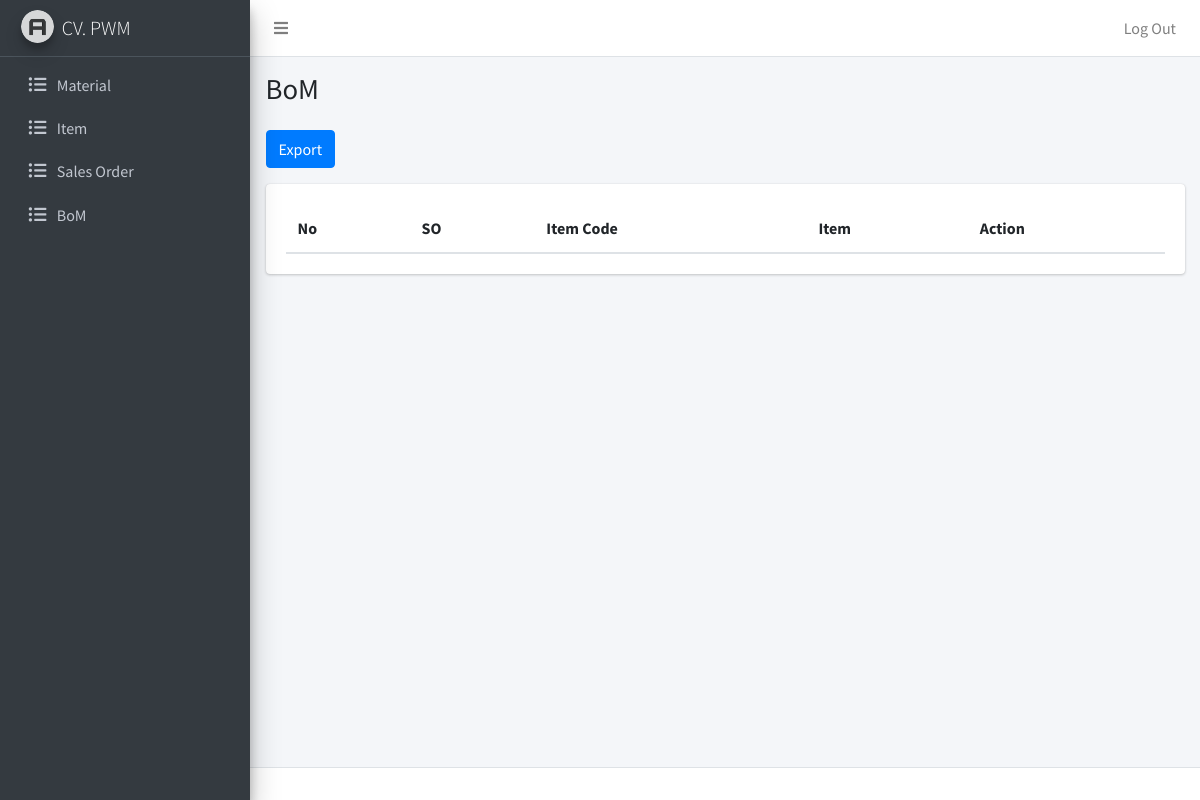
Page /admin/bom.php (signed in) on the earlier database version.
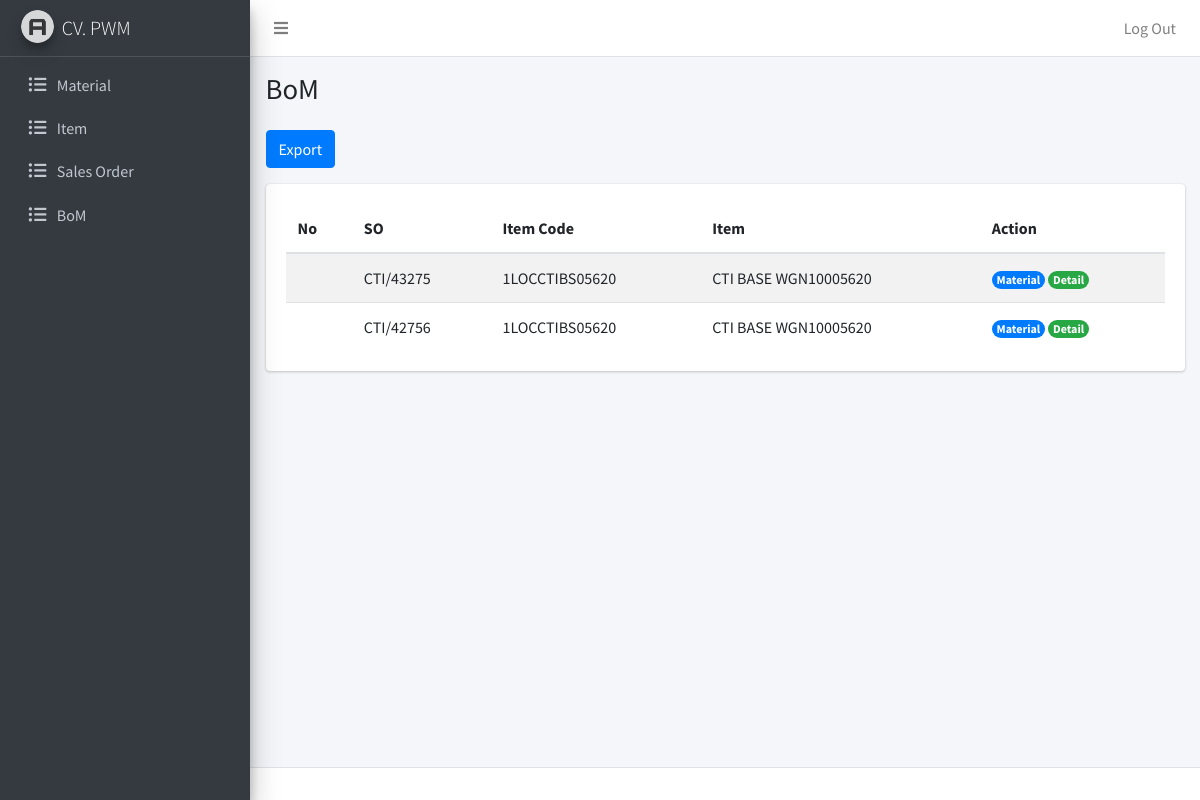
Same page on the later database version.
### tables this page shows
CREATE TABLE `so` (
  `so_id` int(11) NOT NULL,
  `so_item_code` varchar(255) NOT NULL,
  `so_projects` varchar(255) NOT NULL,
  `so_divisi_id` int(11) NOT NULL,
  `so_lot_number` varchar(255) NOT NULL,
  `so_material` varchar(255) NOT NULL,
  `so_quantity` int(11) NOT NULL,
  `so_tinggi` float NOT NULL,
  `so_lebar` float NOT NULL,
  `so_panjang` float NOT NULL,
  `so_kubikasi` float NOT NULL,
  `so_tgl_produksi` date NOT NULL
);

CREATE TABLE `item` (
  `item_id` varchar(255) NOT NULL,
  `item_nama` varchar(255) NOT NULL
);

### admin/bom.php (the view, shortened to what this page needs)
<?php
require_once "../koneksi.php";
$query = mysqli_query($conn, "SELECT * FROM so INNER JOIN item ON so.so_item_code = item.item_id");
?>
<?php require_once "template/header.php"; ?>
<?php require_once "template/navbar.php"; ?>
<?php require_once "template/sidebar.php"; ?>
  <div class="content-wrapper">
    <div class="content-header">
      <div class="container-fluid">
        <div class="row mb-2">
          <div class="col-sm-6">
            <h1 class="m-0">BoM</h1>
          </div>
        </div>
      </div>
    </div>
    <div class="content">
      <div class="container-fluid">
        <div class="row mb-3">
          <div class="col-md-5">
            <a href="export-filter.php">
              <button class="btn btn-primary">Export</button>
            </a>
          </div>
        </div>
        <div class="row">
          <div class="col">
            <div class="card table-responsive">
              <div class="card-body">
                <table id="spk" class="table table-striped display" style="width:100%">
                  <thead>
                      <tr>
                          <th>No</th>
                          <th>SO</th>
                          <th>Item Code</th>
                          <th>Item</th>
                          <th>Action</th>
                      </tr>
                  </thead>
                  <tbody>
                    <?php while($so = mysqli_fetch_assoc($query)) : ?>
                      <tr>
                          <td></td>
                          <td><?= $so['so_projects']; ?></td>
                          <td><?= $so['item_id']; ?></td>
                          <td><?= $so['item_nama']; ?></td>
                          <td>
                            <a href="bom-edit.php?id=<?= $so['so_id']; ?>"><span class="badge rounded-pill bg-primary">Material</span></a>
                            <a href="bom-detail.php?id=<?= $so['so_id']; ?>"><span class="badge rounded-pill bg-success">Detail</span></a>
                          </td>
                      </tr>
                    <?php endwhile; ?>
                  </tbody>
                </table>
              </div>
            </div>
          </div>
        </div>
      </div>
    </div>
  </div>
<?php require_once "template/footer.php"; ?>

### admin/template/header.php (shortened to what this page needs)
<!DOCTYPE html>
<html lang="en">
<head>
  <link rel="stylesheet" href="asset/plugins/fontawesome-free/css/all.min.css">
  <link rel="stylesheet" href="https://cdn.datatables.net/1.11.3/css/jquery.dataTables.min.css">
  <link rel="stylesheet" href="https://cdn.datatables.net/buttons/2.0.1/css/buttons.dataTables.min.css">
  <link rel="stylesheet" href="asset/dist/css/adminlte.min.css">
</head>
<body class="hold-transition sidebar-mini layout-fixed">
<div class="wrapper">

### admin/template/navbar.php
<nav class="main-header navbar navbar-expand navbar-white navbar-light">
  <ul class="navbar-nav">
    <li class="nav-item">
      <a class="nav-link" data-widget="pushmenu" href="#" role="button"><i class="fas fa-bars"></i></a>
    </li>
  </ul>
  <ul class="navbar-nav ml-auto">
    <li class="nav-item">
      <a class="nav-link" href="../logout.php" role="button">
        <p>Log Out</p>
      </a>
    </li>
  </ul>
</nav>

### admin/template/sidebar.php
<aside class="main-sidebar sidebar-dark-primary elevation-4">
  <a href="#" class="brand-link">
    <img src="asset/dist/img/AdminLTELogo.png" alt="AdminLTE Logo" class="brand-image img-circle elevation-3" style="opacity: .8">
    <span class="brand-text font-weight-light">CV. PWM</span>
  </a>
  <div class="sidebar">
    <nav class="mt-2">
      <ul class="nav nav-pills nav-sidebar flex-column" data-widget="treeview" role="menu" data-accordion="false">
        <li class="nav-item">
          <a href="material.php" class="nav-link">
            <i class="nav-icon far fas fa-list-ul"></i>
            <p>
              Material
            </p>
          </a>
        </li>
        <li class="nav-item">
          <a href="item.php" class="nav-link">
            <i class="nav-icon far fas fa-list-ul"></i>
            <p>
              Item
            </p>
          </a>
        </li>
        <li class="nav-item">
          <a href="so.php" class="nav-link">
            <i class="nav-icon far fas fa-list-ul"></i>
            <p>
              Sales Order
            </p>
          </a>
        </li>
        <li class="nav-item">
          <a href="bom.php" class="nav-link">
            <i class="nav-icon far fas fa-list-ul"></i>
            <p>
              BoM
            </p>
          </a>
        </li>
      </ul>
    </nav>
  </div>
</aside>

### admin/template/footer.php (shortened to what this page needs)
<footer class="main-footer">
</footer>
</div>
</body>
</html>

Differences in the rows shown:
added so: so_projects "CTI/43275", item.item_id "1LOCCTIBS05620", item.item_nama "CTI BASE WGN10005620"
added so: so_projects "CTI/42756", item.item_id "1LOCCTIBS05620", item.item_nama "CTI BASE WGN10005620"
